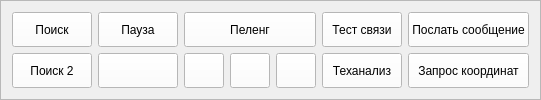
                <widget class="QFrame" name="frame_32">
                 <property name="sizePolicy">
                  <sizepolicy hsizetype="Preferred" vsizetype="Preferred">
                   <horstretch>0</horstretch>
                   <verstretch>0</verstretch>
                  </sizepolicy>
                 </property>
                 <property name="frameShape">
                  <enum>QFrame::StyledPanel</enum>
                 </property>
                 <property name="frameShadow">
                  <enum>QFrame::Plain</enum>
                 </property>
                 <layout class="QGridLayout" name="gridLayout_9" columnstretch="0,0,0,0,0,0,0">
                  <item row="0" column="0">
                   <widget class="QPushButton" name="btn_poisk">
                    <property name="sizePolicy">
                     <sizepolicy hsizetype="Preferred" vsizetype="Preferred">
                      <horstretch>0</horstretch>
                      <verstretch>0</verstretch>
                     </sizepolicy>
                    </property>
                    <property name="cursor">
                     <cursorShape>PointingHandCursor</cursorShape>
                    </property>
                    <property name="styleSheet">
                     <string notr="true">background-color: rgb(255,255,255)</string>
                    </property>
                    <property name="text">
                     <string>Поиск</string>
                    </property>
                   </widget>
                  </item>
                  <item row="0" column="1">
                   <widget class="QPushButton" name="btn_pauza">
                    <property name="sizePolicy">
                     <sizepolicy hsizetype="Preferred" vsizetype="Preferred">
                      <horstretch>0</horstretch>
                      <verstretch>0</verstretch>
                     </sizepolicy>
                    </property>
                    <property name="cursor">
                     <cursorShape>PointingHandCursor</cursorShape>
                    </property>
                    <property name="styleSheet">
                     <string notr="true">background-color: rgb(255,255,255)</string>
                    </property>
                    <property name="text">
                     <string>Пауза</string>
                    </property>
                   </widget>
                  </item>
                  <item row="0" column="2" colspan="3">
                   <widget class="QPushButton" name="btn_peleng_2">
                    <property name="sizePolicy">
                     <sizepolicy hsizetype="Preferred" vsizetype="Preferred">
                      <horstretch>0</horstretch>
                      <verstretch>0</verstretch>
                     </sizepolicy>
                    </property>
                    <property name="cursor">
                     <cursorShape>PointingHandCursor</cursorShape>
                    </property>
                    <property name="styleSheet">
                     <string notr="true">background-color: rgb(255,255,255)</string>
                    </property>
                    <property name="text">
                     <string>Пеленг</string>
                    </property>
                   </widget>
                  </item>
                  <item row="0" column="5">
                   <widget class="QPushButton" name="btn_test_svazi">
                    <property name="sizePolicy">
                     <sizepolicy hsizetype="Preferred" vsizetype="Preferred">
                      <horstretch>0</horstretch>
                      <verstretch>0</verstretch>
                     </sizepolicy>
                    </property>
                    <property name="cursor">
                     <cursorShape>PointingHandCursor</cursorShape>
                    </property>
                    <property name="styleSheet">
                     <string notr="true">background-color: rgb(255,255,255)</string>
                    </property>
                    <property name="text">
                     <string>Тест связи</string>
                    </property>
                   </widget>
                  </item>
                  <item row="0" column="6">
                   <widget class="QPushButton" name="btn_send">
                    <property name="sizePolicy">
                     <sizepolicy hsizetype="Preferred" vsizetype="Preferred">
                      <horstretch>0</horstretch>
                      <verstretch>0</verstretch>
                     </sizepolicy>
                    </property>
                    <property name="cursor">
                     <cursorShape>PointingHandCursor</cursorShape>
                    </property>
                    <property name="styleSheet">
                     <string notr="true">background-color: rgb(255,255,255)</string>
                    </property>
                    <property name="text">
                     <string>Послать сообщение</string>
                    </property>
                   </widget>
                  </item>
                  <item row="1" column="0">
                   <widget class="QPushButton" name="btn_poisk2">
                    <property name="sizePolicy">
                     <sizepolicy hsizetype="Preferred" vsizetype="Preferred">
                      <horstretch>0</horstretch>
                      <verstretch>0</verstretch>
                     </sizepolicy>
                    </property>
                    <property name="cursor">
                     <cursorShape>PointingHandCursor</cursorShape>
                    </property>
                    <property name="styleSheet">
                     <string notr="true">background-color: rgb(255,255,255)</string>
                    </property>
                    <property name="text">
                     <string>Поиск 2</string>
                    </property>
                   </widget>
                  </item>
                  <item row="1" column="1">
                   <widget class="QPushButton" name="btn_empty_10">
                    <property name="sizePolicy">
                     <sizepolicy hsizetype="Preferred" vsizetype="Preferred">
                      <horstretch>0</horstretch>
                      <verstretch>0</verstretch>
                     </sizepolicy>
                    </property>
                    <property name="cursor">
                     <cursorShape>PointingHandCursor</cursorShape>
                    </property>
                    <property name="styleSheet">
                     <string notr="true">background-color: rgb(255,255,255)</string>
                    </property>
                    <property name="text">
                     <string/>
                    </property>
                   </widget>
                  </item>
                  <item row="1" column="2">
                   <widget class="QPushButton" name="btn_empty_11">
                    <property name="sizePolicy">
                     <sizepolicy hsizetype="Preferred" vsizetype="Preferred">
                      <horstretch>0</horstretch>
                      <verstretch>0</verstretch>
                     </sizepolicy>
                    </property>
                    <property name="cursor">
                     <cursorShape>PointingHandCursor</cursorShape>
                    </property>
                    <property name="styleSheet">
                     <string notr="true">background-color: rgb(255,255,255)</string>
                    </property>
                    <property name="text">
                     <string/>
                    </property>
                   </widget>
                  </item>
                  <item row="1" column="3">
                   <widget class="QPushButton" name="btn_empty_12">
                    <property name="sizePolicy">
                     <sizepolicy hsizetype="Preferred" vsizetype="Preferred">
                      <horstretch>0</horstretch>
                      <verstretch>0</verstretch>
                     </sizepolicy>
                    </property>
                    <property name="cursor">
                     <cursorShape>PointingHandCursor</cursorShape>
                    </property>
                    <property name="styleSheet">
                     <string notr="true">background-color: rgb(255,255,255)</string>
                    </property>
                    <property name="text">
                     <string/>
                    </property>
                   </widget>
                  </item>
                  <item row="1" column="4">
                   <widget class="QPushButton" name="btn_empty_13">
                    <property name="sizePolicy">
                     <sizepolicy hsizetype="Preferred" vsizetype="Preferred">
                      <horstretch>0</horstretch>
                      <verstretch>0</verstretch>
                     </sizepolicy>
                    </property>
                    <property name="cursor">
                     <cursorShape>PointingHandCursor</cursorShape>
                    </property>
                    <property name="styleSheet">
                     <string notr="true">background-color: rgb(255,255,255)</string>
                    </property>
                    <property name="text">
                     <string/>
                    </property>
                   </widget>
                  </item>
                  <item row="1" column="5">
                   <widget class="QPushButton" name="btn_tehanaliz">
                    <property name="sizePolicy">
                     <sizepolicy hsizetype="Preferred" vsizetype="Preferred">
                      <horstretch>0</horstretch>
                      <verstretch>0</verstretch>
                     </sizepolicy>
                    </property>
                    <property name="cursor">
                     <cursorShape>PointingHandCursor</cursorShape>
                    </property>
                    <property name="styleSheet">
                     <string notr="true">background-color: rgb(255,255,255)</string>
                    </property>
                    <property name="text">
                     <string>Теханализ</string>
                    </property>
                   </widget>
                  </item>
                  <item row="1" column="6">
                   <widget class="QPushButton" name="btn_ask_coord">
                    <property name="sizePolicy">
                     <sizepolicy hsizetype="Preferred" vsizetype="Preferred">
                      <horstretch>0</horstretch>
                      <verstretch>0</verstretch>
                     </sizepolicy>
                    </property>
                    <property name="cursor">
                     <cursorShape>PointingHandCursor</cursorShape>
                    </property>
                    <property name="styleSheet">
                     <string notr="true">background-color: rgb(255,255,255)</string>
                    </property>
                    <property name="text">
                     <string>Запрос координат</string>
                    </property>
                   </widget>
                  </item>
                 </layout>
                </widget>
